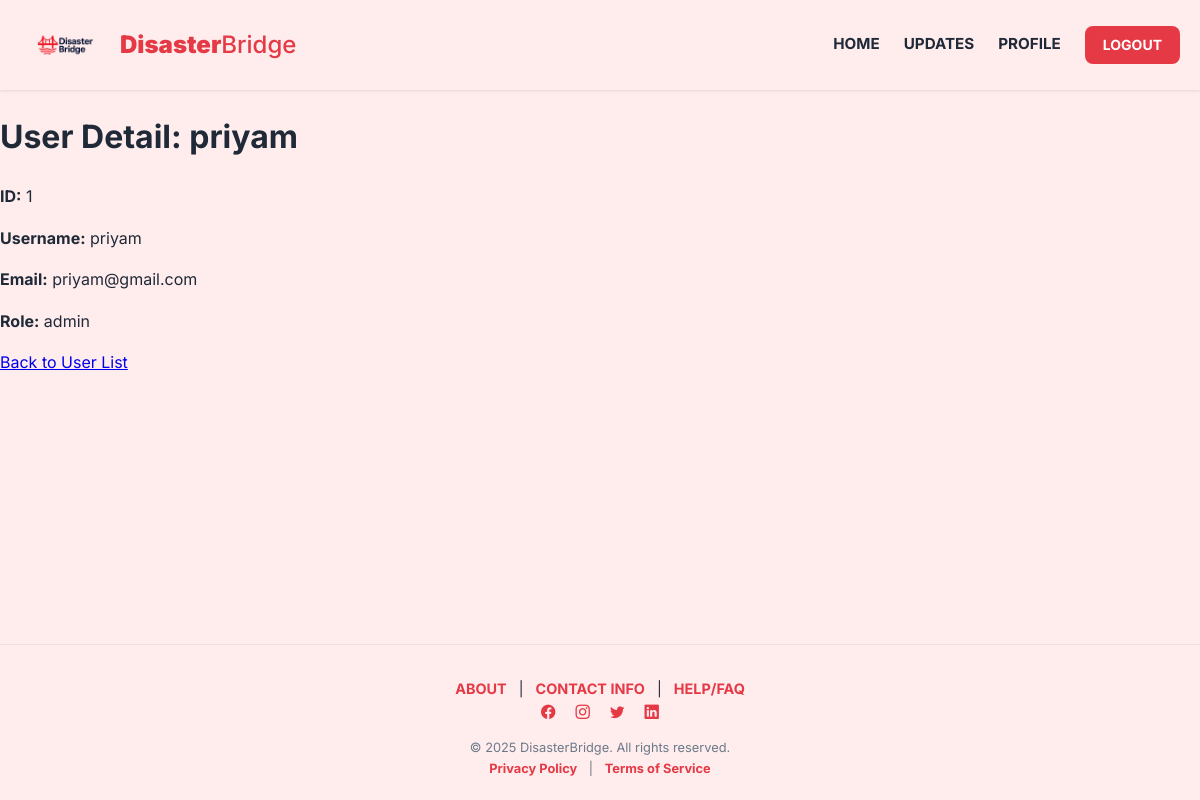
/users/1/, run on an earlier commit of the app's database.
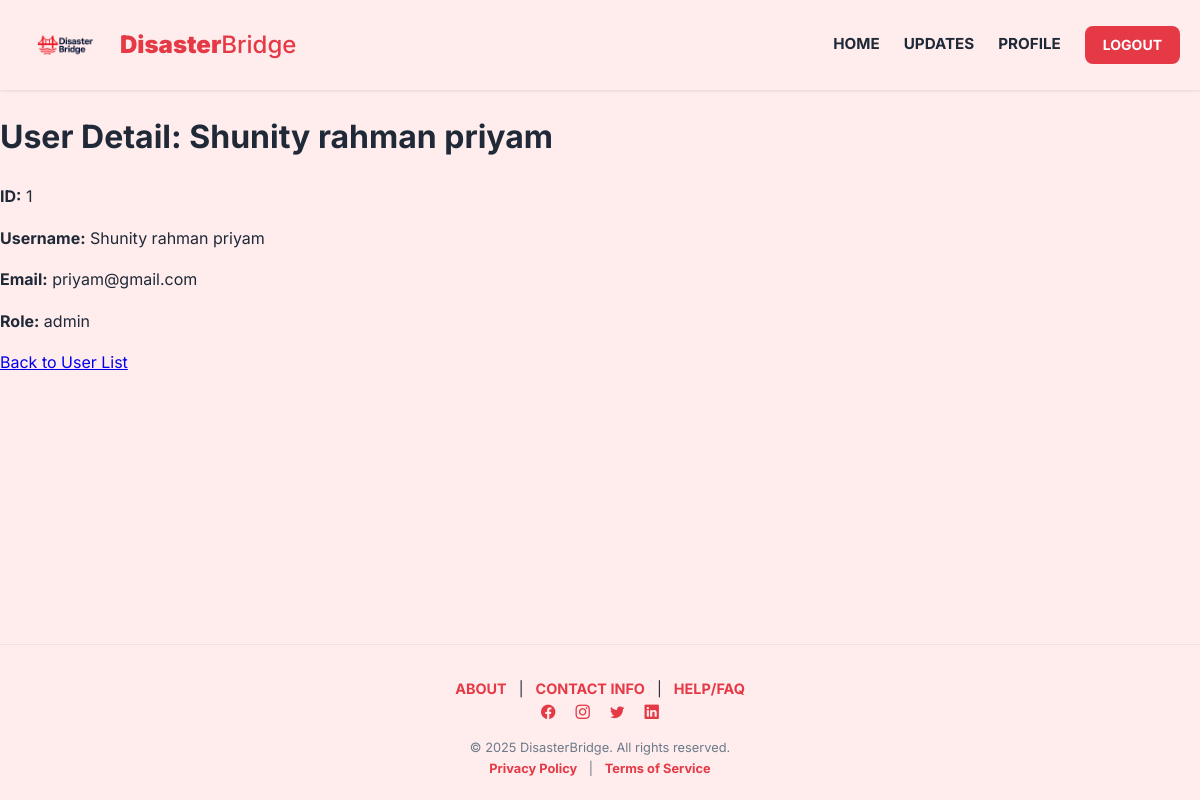
And on a later commit of the database.
### core/models.py (models this page shows, shortened)
class User(AbstractBaseUser, PermissionsMixin):
    user_id = models.AutoField(primary_key=True)
    ROLE_CHOICES = [
        ("victim", "Victim"),
        ("volunteer", "Volunteer"),
        ("donor", "Donor"),
        ("admin", "Admin"),
    ]
    LANGUAGE_CHOICES = [
        ('en', 'English'),
        ('bn', 'Bangla'),
    ]
    email = models.EmailField(unique=True)
    phone_number = models.CharField(max_length=15, unique=True)
    name = models.CharField(max_length=100)
    role = models.CharField(max_length=20, choices=ROLE_CHOICES)
    language_preference = models.CharField(
        max_length=10,
        choices=LANGUAGE_CHOICES,
        default='en')
    verification_status = models.BooleanField(default=False)
    date_registered = models.DateTimeField(auto_now_add=True)
    is_active = models.BooleanField(default=True)
    is_staff = models.BooleanField(default=False)
    objects = UserManager()
    USERNAME_FIELD = "email"
    REQUIRED_FIELDS = ["phone_number", "name", "role"]

### core/views.py (the view)
# urls.py: path("users/<int:user_id>/", views.user_detail, name="user_detail"),
def user_detail(request, user_id):
    user = get_object_or_404(User, user_id=user_id)
    return render(request, "core/user_detail.html", {"user": user})

### core/templates/core/user_detail.html (shortened to what this page needs)
{% extends 'core/base.html' %}
{% load static %}
{% block content %}
<!DOCTYPE html>
<html lang="en">
<head>
</head>
<body>
    <h1>User Detail: {{ user.name }}</h1>
    <p><strong>ID:</strong> {{ user.user_id }}</p>
    <p><strong>Username:</strong> {{ user.name }}</p>
    <p><strong>Email:</strong> {{ user.email }}</p>
     <p><strong>Role:</strong> {{ user.role }}</p>
    <p><a href="{% url 'user_list' %}">Back to User List</a></p>
</body>
</html>
{% endblock %}

What changed in the data, as far as the page shows it:
changed User "priyam@gmail.com": name "priyam" → "Shunity rahman priyam"
